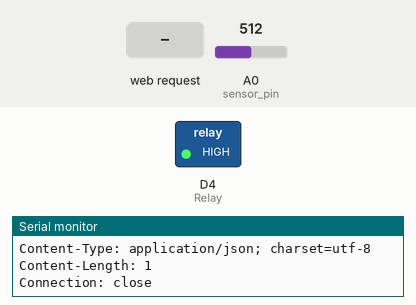
This sketch was run on a simulated ESP8266 (NodeMCU). Shown: switched loads named in the sketch (green lamp = pin HIGH), the last lines printed to the serial monitor. Inputs (shaded band) come from the test bench; at power-on: A0 (sensor_pin) = 512. WiFi joins after 1.5 s; servers stay silent unless stated; web services answer with replies made up by the test bench.

Above: at 2.8 s.
2.9 s: HTTP request GET /start-motor received
At 5.9 s:
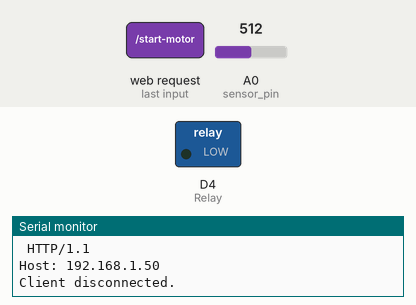
6.6 s: HTTP request GET /stop-motor received
At 7.9 s:
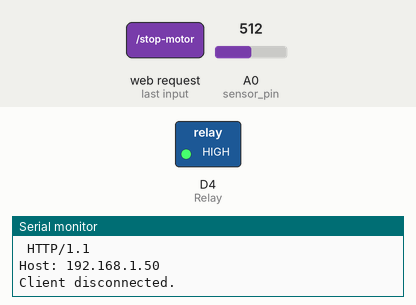
9.6 s: HTTP request GET /auto-motor received
12.6 s: A0 (sensor_pin) set to 939
15.6 s: A0 (sensor_pin) set to 963
At 18.2 s:
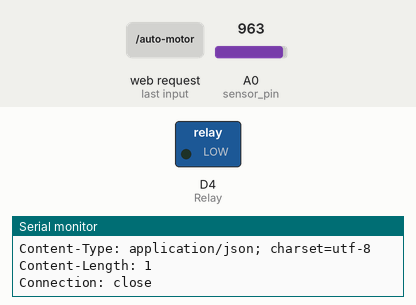
18.9 s: A0 (sensor_pin) set to 900
At 21.2 s:
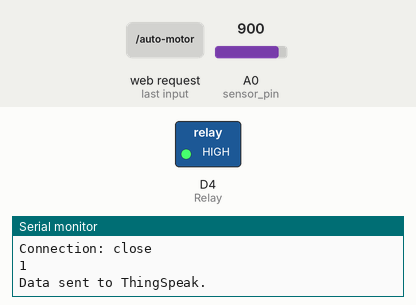
Timing chart, 0 to 22.7 s (numbered marks = the images above; inputs shaded):
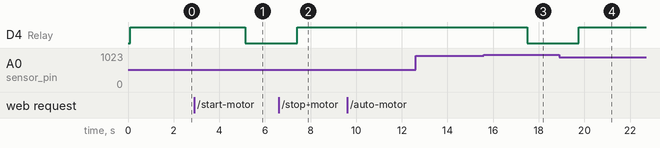

Measured:
- the behaviour switches between 951 and 952 on A0 (sensor_pin) (found by bisection; images 2 and 3)
- after the input at 2.9 s, D4 (Relay): HIGH → LOW after 2.2 s
- after the input at 6.6 s, D4 (Relay): LOW → HIGH after 0.81 s
- after the input at 15.6 s, D4 (Relay): HIGH → LOW after 1.9 s
- after the input at 18.9 s, D4 (Relay): LOW → HIGH after 0.86 s

The sketch:

Smart_Agriculture.ino
```cpp
#include <ESP8266WiFi.h>
#include <ESP8266HTTPClient.h>
#include <WiFiClient.h>

#define Relay D4
#define interval 1000
const char* ssid = "Galaxy F22E27E";
const char* password = "cpii2395";

// ThingSpeak Settings
const char* thingspeakHost = "api.thingspeak.com";
const char* writeAPIKey = "1KPITZUC7NJIH137"; // Replace with your ThingSpeak Write API Key

const int sensor_pin = A0;
WiFiServer server(80);

bool manual = false;

void setup() {
  Serial.begin(115200); // Use a common baud rate for ESP8266
  delay(100);

  // Setup relay and onboard LED
  pinMode(Relay, OUTPUT);
  pinMode(BUILTIN_LED, OUTPUT);
  digitalWrite(Relay, HIGH); // Ensure relay starts in the OFF position

  // Start WiFi connection
  Serial.println("\nConnecting to WiFi...");
  WiFi.begin(ssid, password);
  while (WiFi.status() != WL_CONNECTED) {
    delay(500);
    Serial.print(".");
  }
  Serial.println("\nWiFi connected!");
  Serial.print("IP Address: ");
  Serial.println(WiFi.localIP());

  // Start server
  server.begin();
}

void loop() {
  float moisture_percentage = 100.00 - ((analogRead(sensor_pin) / 1023.00) * 100.00);
  Serial.print("Moisture Level: ");
  Serial.println(moisture_percentage);

  // Automatic control if not in manual mode
  if (!manual) {
    if (moisture_percentage < 7) {
      digitalWrite(Relay, LOW); // Turn relay ON
    } else {
      digitalWrite(Relay, HIGH); // Turn relay OFF
    }
  }

  // Send data to ThingSpeak
  sendToThingSpeak(moisture_percentage);

  // Handle manual control through HTTP
  WiFiClient client = server.available();
  if (client) {
    Serial.println("New client connected.");
    String currentLine = "";
    while (client.connected()) {
      if (client.available()) {
        char c = client.read();
        Serial.write(c);
        if (c == '\n') {
          if (currentLine.length() == 0) {
            client.println("HTTP/1.1 200 OK");
            client.println("Content-type:text/html");
            client.println();
            break;
          } else {
            currentLine = "";
          }
        } else if (c != '\r') {
          currentLine += c;
        }
        // Handle manual control commands
        if (currentLine.endsWith("GET /start-motor")) {
          Serial.println("Manual: Relay ON");
          digitalWrite(Relay, LOW);
          manual = true;
        } else if (currentLine.endsWith("GET /stop-motor")) {
          Serial.println("Manual: Relay OFF");
          digitalWrite(Relay, HIGH);
          manual = true;
        } else if (currentLine.endsWith("GET /auto-motor")) {
          Serial.println("Switched to AUTO mode");
          manual = false;
        }
      }
    }
    client.stop();
    Serial.println("Client disconnected.");
  }

  delay(interval); // Delay for the interval
}

void sendToThingSpeak(float moisture) {
  if (WiFi.status() == WL_CONNECTED) {
    WiFiClient client;
    const int httpPort = 80;
    if (!client.connect(thingspeakHost, httpPort)) {
      Serial.println("Connection to ThingSpeak failed.");
      return;
    }

    // Construct the HTTP request
    String postStr = "api_key=" + String(writeAPIKey) + "&field1=" + String(moisture);
    client.print("POST /update HTTP/1.1\n");
    client.print("Host: " + String(thingspeakHost) + "\n");
    client.print("Connection: close\n");
    client.print("Content-Type: application/x-www-form-urlencoded\n");
    client.print("Content-Length: " + String(postStr.length()) + "\n\n");
    client.print(postStr);

    // Wait for response
    unsigned long timeout = millis();
    while (client.available() == 0) {
      if (millis() - timeout > 5000) {
        Serial.println("ThingSpeak response timeout.");
        client.stop();
        return;
      }
    }

    // Read and print the response
    while (client.available()) {
      String line = client.readStringUntil('\n');
      Serial.println(line);
    }

    client.stop();
    Serial.println("Data sent to ThingSpeak.");
  } else {
    Serial.println("WiFi not connected, skipping ThingSpeak update.");
  }
}
```
